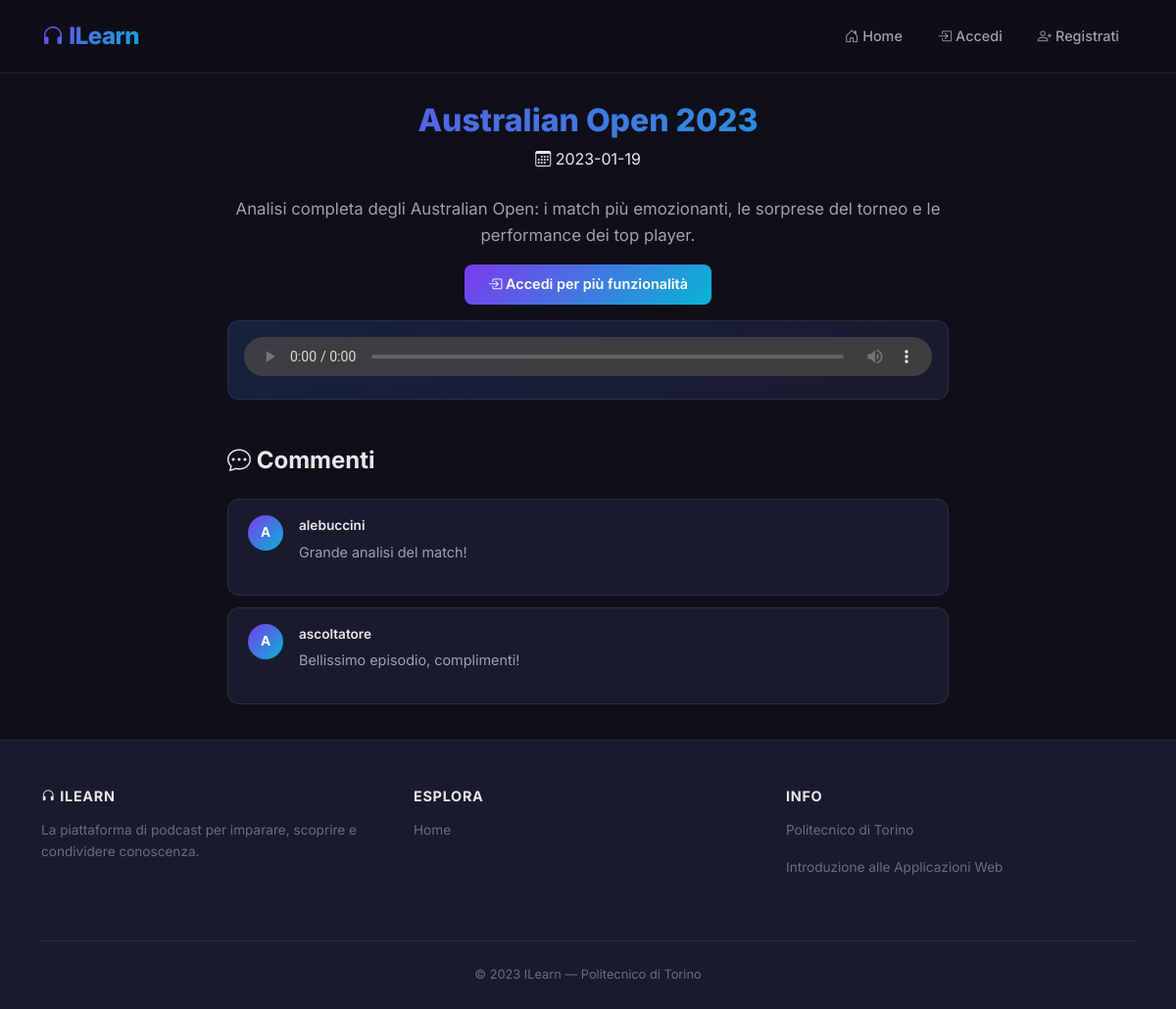
Page /singoloEpisodio/1 on the committed database.
### tables this page shows
CREATE TABLE "EPISODI" (
	"episodio_id"	INTEGER NOT NULL,
	"podcast_id"	INTEGER NOT NULL,
	"Titolo"	TEXT NOT NULL,
	"Descrizione"	TEXT NOT NULL,
	"DataCreazione"	TEXT NOT NULL,
	"Estensione"	TEXT NOT NULL,
	PRIMARY KEY("episodio_id" AUTOINCREMENT),
	FOREIGN KEY("podcast_id") REFERENCES "PODCAST"("podcast_id") ON DELETE CASCADE
);

CREATE TABLE "COMMENTI" (
	"commento_id"	INTEGER NOT NULL,
	"episodio_id"	INTEGER NOT NULL,
	"utente_id"	INTEGER NOT NULL,
	"Testo"	TEXT NOT NULL,
	PRIMARY KEY("commento_id" AUTOINCREMENT),
	FOREIGN KEY("utente_id") REFERENCES "UTENTI"("ID") ON DELETE CASCADE,
	FOREIGN KEY("episodio_id") REFERENCES "EPISODI"("episodio_id") ON DELETE CASCADE
);

CREATE TABLE "UTENTI" (
	"ID"	INTEGER NOT NULL,
	"Email"	TEXT NOT NULL,
	"Username"	TEXT NOT NULL,
	"Password"	TEXT NOT NULL,
	"Tipo"	INTEGER NOT NULL,
	PRIMARY KEY("ID" AUTOINCREMENT)
);

### app.py (the view)
@app.route('/singoloEpisodio/<int:episodio_id>')
def singoloEpisodio(episodio_id):
    episodio = db_interaction.getEpisodio_byID(episodio_id)
    podcast_id = episodio['podcast_id']
    podcast = db_interaction.get_podcast_by_id(podcast_id)
    commenti = db_interaction.get_commenti_e_autori_by_episodio_id(episodio_id)
    if current_user.is_authenticated:
        userid = current_user.get_id()
        user = db_interaction.get_user_by_id(userid)
        isactive = True
        return render_template('singoloEpisodio.html', isactive=isactive, episodio=episodio, user=user, commenti=commenti, podcast=podcast)
    else:
        isactive = False
        return render_template('singoloEpisodio.html', episodio=episodio, commenti=commenti, isactive=isactive)

### db_interaction.py (called while the page is built)
def get_podcast_by_id(podcast_id):
    conn = sqlite3.connect('db/podcast.db')
    conn.row_factory = sqlite3.Row
    cursor = conn.cursor()
    sql = 'SELECT * FROM PODCAST, UTENTI WHERE PODCAST.utente_id = UTENTI.ID AND podcast_id = ?'
    cursor.execute(sql, (podcast_id,))
    podcast = cursor.fetchone()
    cursor.close()
    conn.close()
    return podcast

def getEpisodio_byID(id):
    conn = sqlite3.connect('db/podcast.db')
    conn.row_factory = sqlite3.Row
    cursor = conn.cursor()
    sql = 'SELECT * FROM EPISODI WHERE episodio_id=?'
    cursor.execute(sql, (id,))
    episodio = cursor.fetchone()
    cursor.close()
    conn.close()
    return episodio

def get_commenti_e_autori_by_episodio_id(episodio_id):
    conn = sqlite3.connect('db/podcast.db')
    conn.row_factory = sqlite3.Row
    cursor = conn.cursor()
    sql = 'SELECT commento_id, episodio_id, utente_id, Testo, Username FROM COMMENTI, UTENTI WHERE COMMENTI.utente_id == UTENTI.ID AND COMMENTI.episodio_id=?'
    cursor.execute(sql, (episodio_id,))
    commenti = cursor.fetchall()
    cursor.close()
    conn.close()
    return commenti

### templates/singoloEpisodio.html (shortened to what this page needs)
{% extends "base.html" %}
{% block content %}
<div class="py-4">
    <div class="text-center mb-4" data-aos="fade-up">
        <h2 class="text-gradient" style="font-weight: 800;">{{ episodio.Titolo }}</h2>
        <p class="episode-date mt-2"><i class="bi bi-calendar3"></i> {{ episodio.DataCreazione }}</p>
    </div>
    <div class="row justify-content-center" data-aos="fade-up" data-aos-delay="100">
        <div class="col-lg-8">
            <p style="color: var(--text-secondary); text-align: center; font-size: 1.05rem;">{{ episodio.Descrizione }}</p>
            {% if isactive and user.Tipo == 1 and podcast.utente_id == user.ID %}
            <div class="text-center mt-3 mb-3">
                <a href="{{ url_for('modificaEpisodio', titolo=episodio.Titolo) }}" class="btn btn-glass me-2">
                    <i class="bi bi-pencil"></i> Modifica
                </a>
                <a href="{{ url_for('cancellaEpisodio', titolo=episodio.Titolo) }}" class="btn btn-glass" style="border-color: #ef4444; color: #ef4444;">
                    <i class="bi bi-trash"></i> Elimina
                </a>
            </div>
            {% elif not isactive %}
            <div class="text-center mt-3 mb-3">
                <a href="{{ url_for('login') }}" class="btn btn-gradient">
                    <i class="bi bi-box-arrow-in-right"></i> Accedi per più funzionalità
                </a>
            </div>
            {% endif %}
            <div class="audio-player-wrapper" data-aos="fade-up" data-aos-delay="200" style="background: linear-gradient(135deg, var(--bg-elevated), var(--bg-card));">
                <audio src="{{ url_for('static', filename='episodio' + episodio.episodio_id|string + 'podcast' + episodio.podcast_id|string + episodio.Estensione) }}" controls></audio>
            </div>
        </div>
    </div>
    <div class="row justify-content-center mt-5">
        <div class="col-lg-8">
            <h5 class="section-heading" data-aos="fade-up"><i class="bi bi-chat-dots"></i> Commenti</h5>
            {% if commenti %}
                {% for commento in commenti %}
                <div class="comment-card" data-aos="fade-up" data-aos-delay="{{ loop.index0 * 60 }}">
                    <div class="d-flex gap-3">
                        <div class="comment-avatar">{{ commento.Username[0]|upper }}</div>
                        <div class="flex-grow-1">
                            <div class="d-flex align-items-center justify-content-between">
                                <span class="comment-username">{{ commento.Username }}</span>
                            </div>
                            <p class="comment-text">{{ commento.Testo }}</p>
                        </div>
                    </div>
                </div>
                {% endfor %}
            {% else %}
                <div class="text-center py-3" data-aos="fade-up">
                    <p style="color: var(--text-muted);"><i class="bi bi-chat"></i> Nessun commento ancora. Sii il primo!</p>
                </div>
            {% endif %}
        </div>
    </div>
</div>
{% endblock %}

### static/style.css (style rules this page uses)
:root { --bg-primary: #0f0f1a; --bg-card: #1a1a2e; --bg-elevated: #16213e; --bg-glass: rgba(255, 255, 255, 0.05); --bg-glass-hover: rgba(255, 255, 255, 0.08); --accent-primary: #7c3aed; --accent-secondary: #06b6d4; --gradient-accent: linear-gradient(135deg, #7c3aed, #06b6d4); --gradient-hero: linear-gradient(135deg, #0f0f1a 0%, #1a1a2e 50%, #16213e 100%); --text-primary: #e8e8e8; --text-secondary: #a0a0b0; --text-muted: #6b6b80; --border-glass: rgba(255, 255, 255, 0.08); --shadow-card: 0 8px 32px rgba(0, 0, 0, 0.3); --shadow-hover: 0 16px 48px rgba(124, 58, 237, 0.15); --shadow-glow: 0 0 20px rgba(124, 58, 237, 0.3); --radius-sm: 8px; --radius-md: 12px; --radius-lg: 16px; --radius-xl: 24px; --transition-fast: 0.2s ease; --transition-normal: 0.3s ease; --transition-slow: 0.5s ease; }
* { margin: 0; padding: 0; box-sizing: border-box; }
body { font-family: 'Inter', sans-serif; background-color: var(--bg-primary); color: var(--text-primary); line-height: 1.6; overflow-x: hidden; min-height: 100vh; display: flex; flex-direction: column; }
a { color: var(--accent-secondary); text-decoration: none; transition: color var(--transition-fast); }
.audio-player-wrapper { background: var(--bg-elevated); border: 1px solid var(--border-glass); border-radius: var(--radius-md); padding: 1rem; margin-top: 1rem; }
.audio-player-wrapper audio { width: 100%; height: 40px; border-radius: var(--radius-sm); filter: invert(0.05); }
.comment-card { background: var(--bg-card); border: 1px solid var(--border-glass); border-radius: var(--radius-md); padding: 1rem 1.25rem; margin-bottom: 0.75rem; transition: all var(--transition-fast); }
.comment-avatar { width: 36px; height: 36px; border-radius: 50%; background: var(--gradient-accent); display: flex; align-items: center; justify-content: center; font-weight: 700; font-size: 0.85rem; color: white; flex-shrink: 0; }
.comment-username { font-weight: 600; font-size: 0.85rem; color: var(--text-primary); }
.comment-text { color: var(--text-secondary); font-size: 0.9rem; margin-top: 0.25rem; }
.btn-gradient { background: var(--gradient-accent); color: white; border: none; border-radius: var(--radius-sm); padding: 0.6rem 1.5rem; font-weight: 600; font-size: 0.9rem; transition: all var(--transition-normal); cursor: pointer; }
.section-heading { font-weight: 700; font-size: 1.5rem; margin-bottom: 1.5rem; color: var(--text-primary); }
.text-gradient { background: var(--gradient-accent); -webkit-background-clip: text; -webkit-text-fill-color: transparent; background-clip: text; }

### rows in the picture
EPISODI: Titolo "Australian Open 2023", DataCreazione "2023-01-19", Descrizione "Analisi completa degli Australian Open: i match più emozionanti, le sorprese del torneo e le performance dei top player."
COMMENTI: Username "A", Username "alebuccini", Testo "Grande analisi del match!"
COMMENTI: Username "A", Username "ascoltatore", Testo "Bellissimo episodio, complimenti!"
